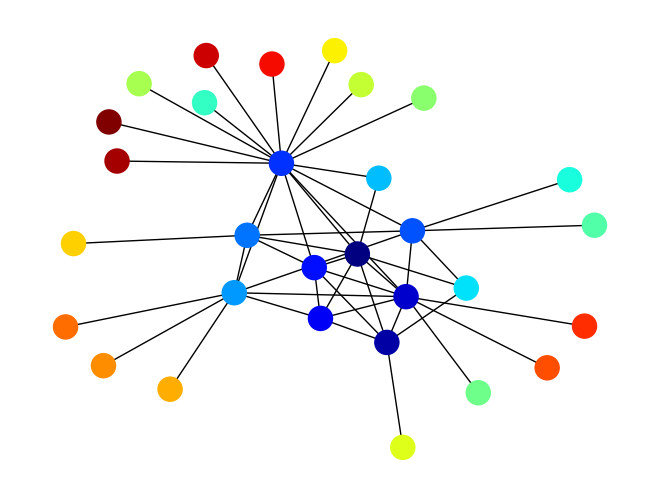

This figure's Python source:
import networkx as nx
from src.python.vis.visGraph import visGraph

G = nx.generators.random_internet_as_graph(30, seed=7)

pos = nx.spring_layout(G, seed=42, iterations=1000)

visGraph(G, pos, savePath="doc/presentation/imgs/example_fr", node_size=300)
